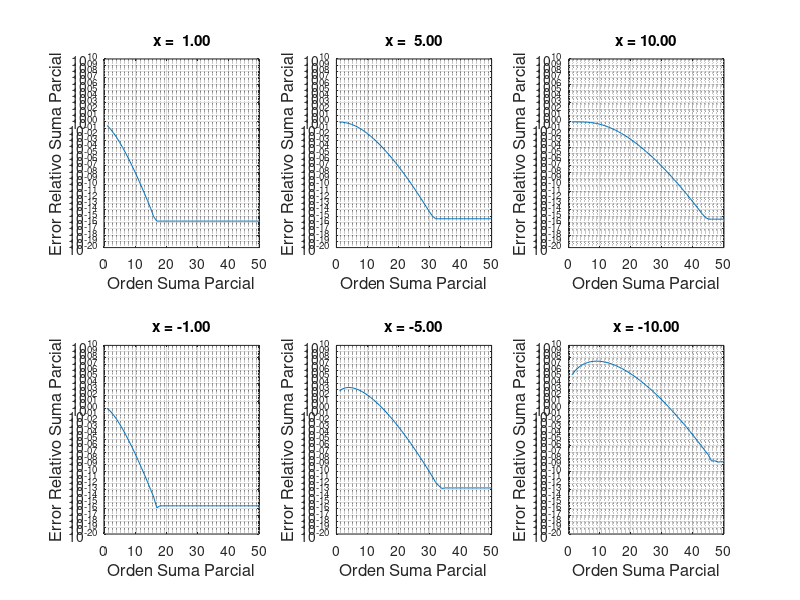

Recreate this plot in MATLAB.
  % Script: ExpTaylor
  % Plotea como funcion de la cantidad de terminos n, 
  % el error relativo del Taylor de exp(x):
  % T(e^x,0) = 1 + x + x^2/2! +...+ x^n/n!
  %
  % 05.04.2015 (Sergio Preidikman)
  % 11.06.2017 (Luciano Ponzellini Marinelli) 
  
 clear, clc, close all;
  nTerms = 50; 
  xx = [1  5  10  -1  -5  -10];
  
  for i=1:length(xx)
     x = xx(i);
     f = exp(x)*ones(nTerms,1);
     s = 1;
     term = 1;
     for k=1:nTerms
        term = x.*term/k;
        s = s + term;
        err(k) = abs(f(k) - s);
     end
     relerr = err'/exp(x)';
     subplot(2,3,i), semilogy(1:nTerms,relerr), grid on, hold on
     ylabel('Error Relativo Suma Parcial','FontSize',12),
     xlabel('Orden Suma Parcial','FontSize',12),
     title(sprintf('x = %5.2f',x)),
     axis([ 0 50 1e-20 1e10 ]),
  end
%saveas(gcf, 'TaylorExp', 'fig'); % Guardo figuras en directorio actual (matlab)
%saveas(gca, 'TaylorExp', 'epsc');
